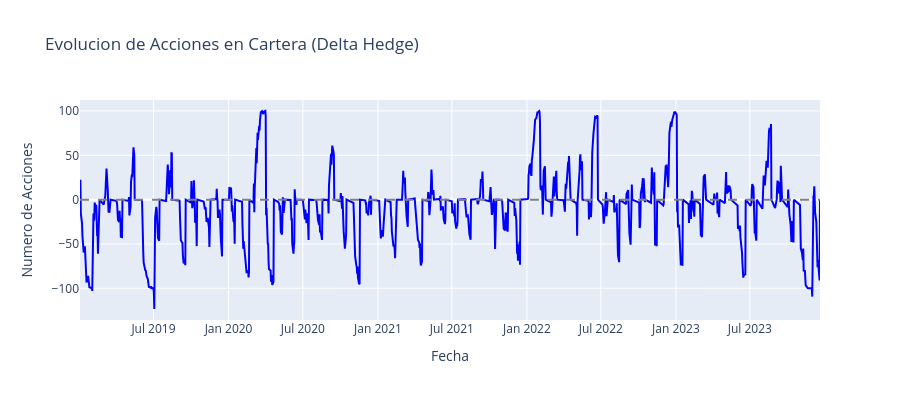

Notebook code cell kept with this figure:
### Code cell
# Grafico: Evolucion de Shares en Cartera
if hasattr(results_with_hedge, 'hedge_trades') and results_with_hedge.hedge_trades:
    fig = go.Figure()
    
    dates = [t.date for t in results_with_hedge.hedge_trades]
    shares = [t.shares_after for t in results_with_hedge.hedge_trades]
    
    fig.add_trace(go.Scatter(
        x=dates,
        y=shares,
        mode='lines',
        name='Shares en Cartera',
        line=dict(color='blue')
    ))
    
    fig.add_hline(y=0, line_dash='dash', line_color='gray')
    
    fig.update_layout(
        title='Evolucion de Acciones en Cartera (Delta Hedge)',
        xaxis_title='Fecha',
        yaxis_title='Numero de Acciones',
        height=400
    )
    
    fig.show()

### Figure 1 — Plotly figure (JSON) as saved in the notebook; plotly's stock layout.template omitted (floating-point values rounded to 4 significant figures; data arrays with more than 128 entries replaced by an {"elided": "..."} marker saying what was removed)
{"data": [{"line": {"color": "blue"}, "mode": "lines", "name": "Shares en Cartera", "type": "scatter", "x": {"elided": "779 str values"}, "y": {"elided": "779 float values"}}], "layout": {"height": 400, "shapes": [{"line": {"color": "gray", "dash": "dash"}, "type": "line", "x0": 0, "x1": 1, "xref": "x domain", "y0": 0, "y1": 0, "yref": "y"}], "title": {"text": "Evolucion de Acciones en Cartera (Delta Hedge)"}, "xaxis": {"title": {"text": "Fecha"}}, "yaxis": {"title": {"text": "Numero de Acciones"}}}}
